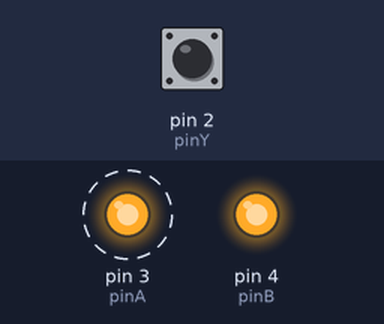
The sketch below on a simulated Arduino Uno, built with avr-gcc and run on an emulated ATmega328P. Shown: output pins drawn as LEDs (lit = HIGH). Dashed ring = blinking. Inputs (shaded band) come from the test bench; at power-on: pin 2 (pinY) LOW. What the sketch prints to the serial monitor is not drawn.

Above: at 1.2 s.
1.3 s: pin 2 (pinY) driven HIGH
4.3 s: pin 2 (pinY) pulsed LOW 5 times (0.12 s each, 0.3 s apart)
Timing chart, 0 to 13.3 s (numbered marks = the images above; inputs shaded):
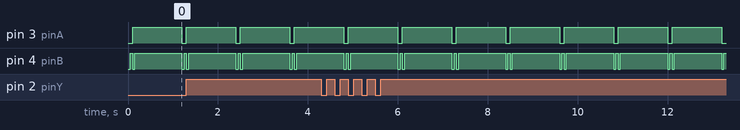

Measured:
- by itself, pin 3 (pinA): alternates HIGH for 1.1 s and LOW for 0.10 s
- by itself, pin 4 (pinB): repeats every 1.2 s: HIGH 0.05 s, LOW 0.05 s, HIGH 1.1 s, LOW 0.05 s

The sketch:

logic.ino
```cpp
const int pinA = 3;
const int pinB = 4;
const int pinY = 2;

void setup() {
  Serial.begin(9600);
  pinMode(pinA, OUTPUT);
  pinMode(pinB, OUTPUT);
  pinMode(pinY, INPUT);
}

void loop() {
  int result00, result01, result10, result11;
  // Test all input combinations
  setInputs(0, 0);
  result00 = digitalRead(pinY);

  setInputs(0, 1);
  result01 = digitalRead(pinY);

  setInputs(1, 0);
  result10 = digitalRead(pinY);

  setInputs(1, 1);
  result11 = digitalRead(pinY);

  identifyGate(result00, result01, result10, result11);
  delay(1000);
}

void setInputs(int a, int b) {
  digitalWrite(pinA, a);
  digitalWrite(pinB, b);
  delay(50);
}

void identifyGate(int r00, int r01, int r10, int r11) {
  // Identify the logic gate based on the results
  if (r00 == 0 && r01 == 0 && r10 == 0 && r11 == 1) {
    Serial.println("AND Gate");
  } else if (r00 == 0 && r01 == 1 && r10 == 1 && r11 == 1) {
    Serial.println("OR Gate");
  } else if (r00 == 1 && r01 == 1 && r10 == 1 && r11 == 0) {
    Serial.println("NAND Gate");
  } else if (r00 == 1 && r01 == 0 && r10 == 0 && r11 == 0) {
    Serial.println("NOR Gate");
  } else if (r00 == 0 && r01 == 1 && r10 == 1 && r11 == 0) {
    Serial.println("XOR Gate");
  } else if (r00 == 1 && r01 == 0 && r10 == 0 && r11 == 1) {
    Serial.println("XNOR Gate");
  } else {
    Serial.println("Error");
  }
}
```
